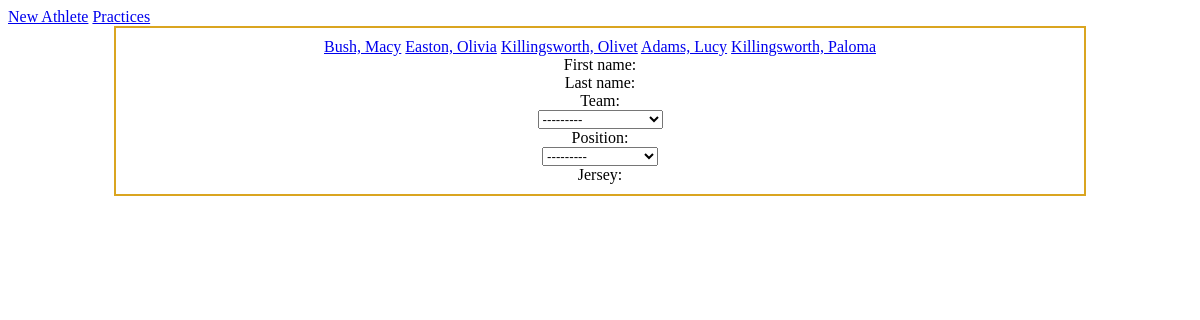
Screenshot of /addAthlete with the database file from the repository.
### stats/models.py (models this page shows)
class Athlete(models.Model):
    TEAMS = {
        "ElemG" : "Girl's 5th and 6th",
        "MidG" : "Girl's 7th and 8th",
        "VarsityG" : "Girl's Varsity",
        "ElemB" : "Boy's 5th and 6th",
        "MidB" : "Boy's 7th and 8th",
        "VarsityB" : "Boy's Varsity"
    }
    POSITIONS = {
        "1" : "Point Guard",
        "2" : "Shooting Guard",
        "3" : "Small Forward",
        "4" : "Power Forward",
        "5" : "Center"
    }
    first_name = models.CharField(max_length = 20)
    last_name = models.CharField(max_length = 30)
    team = models.CharField(max_length=8,choices=TEAMS)
    position = models.CharField(max_length=1,choices=POSITIONS)
    jersey = models.IntegerField()
    def __str__(self):
        return f"{self.last_name}, {self.first_name}"

### stats/views.py (the view)
# urls.py: path("addAthlete",views.athlete_page, name="new_athlete"),
def athlete_page(request):
    form = AthleteForm(request.POST)
    if form.is_valid():
        form.save()
        form = AthleteForm()
    athletes = Athlete.objects.all()
    return render(request, "stats/athletes.html",{"form" :form,"athletes" :athletes})

### stats/models.py
class AthleteForm(ModelForm):
    class Meta:
        model = Athlete
        fields = ["first_name","last_name","team","position","jersey"]

### stats/templates/stats/athletes.html (shortened to what this page needs)
{% extends "stats/index.html" %} {% block content %}
<div>
  {% for athlete in athletes %}
    <a href="{% url 'get_player' athlete.id %}">{{athlete}}</a>
  {% endfor %}
</div>
<form action="{% url 'new_athlete' %}" method="post">
  {% csrf_token %} {% for field in form %}
  <div>
    {{field.label_tag}} <br />
    {{field}}
  </div>
  {% endfor %}
</form>
{% endblock %}

### rows the page displays
Athlete: last_name+first_name "Bush, Macy"
Athlete: last_name+first_name "Easton, Olivia"
Athlete: last_name+first_name "Killingsworth, Olivet"
Athlete: last_name+first_name "Adams, Lucy"
Athlete: last_name+first_name "Killingsworth, Paloma"

### other values shown
{{ field.label_tag }} "First name:" "Last name:" "Team:" "Position:" "Jersey:"
